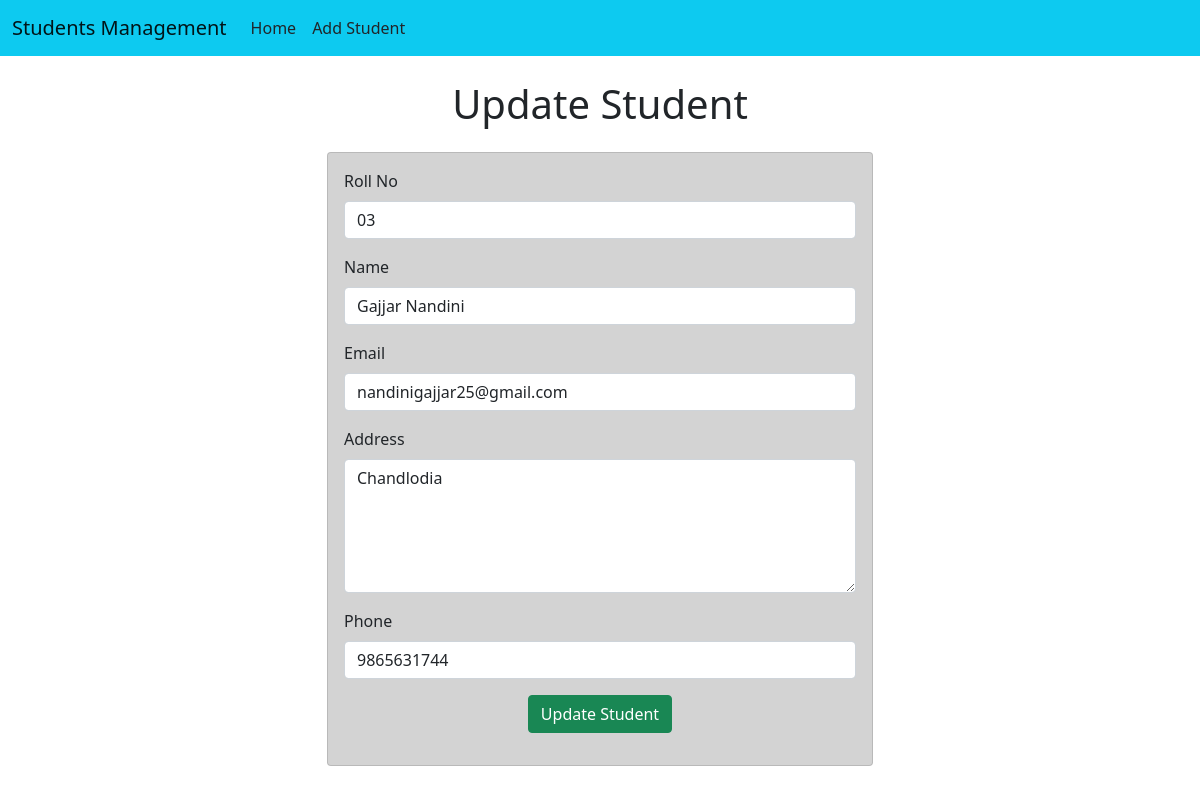
The app's page /student/updateStud/7 with its own data.
### Student/models.py (models this page shows)
class Student(models.Model):
    roll = models.CharField(max_length=100)
    name = models.CharField(max_length=50)
    email = models.CharField(max_length=100)
    address = models.CharField(max_length=150)
    phone = models.CharField(max_length=10)

### Student/views.py (the view)
# urls.py: path('updateStud/<int:roll>', views.update_student),
def update_student(request, roll):
    std = Student.objects.get(pk=roll)
    return render(request, 'update.html', {'std':std})

### templates/update.html (shortened to what this page needs)
<!doctype html>
<html lang="en">
  <head>
    <link href="https://cdn.jsdelivr.net/npm/bootstrap@5.0.2/dist/css/bootstrap.min.css" rel="stylesheet">
  </head>
  <body>
    {% include "navbar.html" %}
    <h1 class='text-center my-4'>Update Student</h1>
    <div class = "container">
      <div class = "row">
        <div class = "col-md-6 offset-md-3">
          <div class = "card" style="background-color:LightGray;">
            <div class = "card-body">
              <form action="/student/save_updateStud/{{std.id}}", method="POST">
                  <div class="mb-3">
                      <label for="roll" class="form-label">Roll No</label>
                      <input type="text" class="form-control" id="roll" name="std_roll" value="{{std.roll}}" placeholder="Enter your Roll No" required>
                  </div>
                  <div class="mb-3">
                      <label for="name" class="form-label">Name</label>
                      <input type="text" class="form-control" id="name" name="std_name" value="{{std.name}}" placeholder="Enter your Name" required>
                  </div>
                  <div class="mb-3">
                    <label for="email" class="form-label">Email</label>
                    <input type="email" class="form-control" id="email" name="std_email" value="{{std.email}}" placeholder="Enter your Email" required>
                  </div>
                  <div class="mb-3">
                      <label for="address" class="form-label">Address</label>
                      <textarea rows="5" class="form-control" id="address" name="std_address" placeholder="Enter your Address">{{std.address}}</textarea>
                  </div>
                  <div class="mb-3">
                    <label for="phone" class="form-label">Phone</label>
                    <input type="text" class="form-control" id="phone" name="std_phone" value="{{std.phone}}" placeholder="Enter your Phone No" required>
                  </div>
                  <div class="container text-center my-3">
                    <button type="submit" class="btn btn-success">Update Student</button>
                  </div>
              </form>
            </div>
          </div>
        </div>
      </div>
    </div>
  </body>
</html>

### records on screen
Student: std_roll "03", std_name "Gajjar Nandini", std_email "nandinigajjar25@gmail.com", std_address "Chandlodia", std_phone "9865631744"
